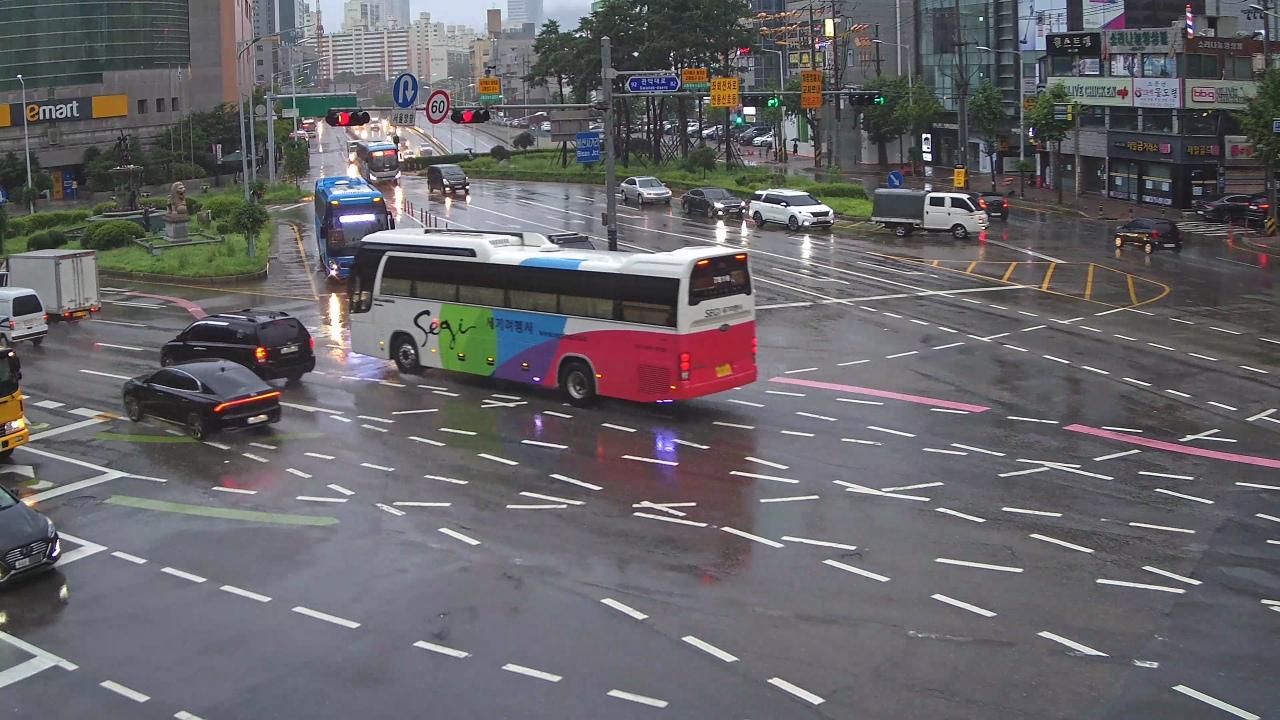
#> input picture AI/Task_1/denoiser/test_images/C-220809_06_CR01_04_N0039.jpg, 3840 x 2160 px (shown at 1/3 size); its folder holds only this picture in this run
$ python -i generate_dataset.py   (imports and definitions only)
#> lines starting #> are read from the running program, lines starting #| are printed output that depends on the picture
import os
import cv2
import random
import numpy as np
import matplotlib.pyplot as plt


# 개별 노이즈 함수
def add_gaussian_noise(img, sigma=10):
    """
    가우시안 노이즈
    - 저조도 CCTV, 센서 노이즈 상황을 단순 모사
    - sigma가 클수록 더 강한 노이즈
    """
    noise = np.random.normal(0, sigma, img.shape).astype(np.float32)
    out = img.astype(np.float32) + noise
    return np.clip(out, 0, 255).astype(np.uint8)


def add_salt_pepper_noise(img, amount=0.002):
    """
    salt & pepper 노이즈
    - 일부 픽셀을 검정/흰색으로 강하게 훼손
    - 현실성은 낮지만 심한 손상 보조용으로 사용
    """
    out = img.copy()
    num_pixels = int(amount * img.shape[0] * img.shape[1])

    coords = (
        np.random.randint(0, img.shape[0], num_pixels),
        np.random.randint(0, img.shape[1], num_pixels)
    )
    out[coords] = 255

    coords = (
        np.random.randint(0, img.shape[0], num_pixels),
        np.random.randint(0, img.shape[1], num_pixels)
    )
    out[coords] = 0

    return out


def add_jpeg_compression(img, quality=40):
    """
    JPEG 압축 열화
    - CCTV 저장/전송 과정의 손실 압축을 모사
    - quality가 낮을수록 더 심하게 깨짐
    """
    encode_param = [int(cv2.IMWRITE_JPEG_QUALITY), int(quality)]
    success, encimg = cv2.imencode(".jpg", img, encode_param)
    if not success:
        return img.copy()

    decoded = cv2.imdecode(encimg, cv2.IMREAD_GRAYSCALE)
    if decoded is None:
        return img.copy()
    return decoded


def add_motion_blur(img, kernel_size=5):
    """
    모션 블러
    - 차량 이동, 흔들림 상황 모사
    - kernel_size가 클수록 더 번짐
    """
    kernel = np.zeros((kernel_size, kernel_size), dtype=np.float32)
    kernel[kernel_size // 2, :] = 1.0
    kernel /= kernel_size
    return cv2.filter2D(img, -1, kernel)


def add_defocus_blur(img, k=3):
    """
    초점 흐림
    - 카메라 초점 불량, 먼 거리 촬영 상황 모사
    - k가 클수록 더 흐려짐
    """
    if k % 2 == 0:
        k += 1
    return cv2.GaussianBlur(img, (k, k), 0)


def adjust_brightness_contrast(img, alpha=1.0, beta=0):
    """
    밝기 / 대비 변화
    - alpha < 1 : 대비 감소
    - beta < 0  : 어두워짐
    """
    out = img.astype(np.float32) * alpha + beta
    return np.clip(out, 0, 255).astype(np.uint8)


def down_up_sample(img, scale=0.5):
    """
    다운샘플 후 업샘플
    - 원거리 촬영 / 저해상도 CCTV 느낌 생성
    - scale이 작을수록 더 심하게 열화됨
    """
    h, w = img.shape[:2]
    new_w = max(1, int(w * scale))
    new_h = max(1, int(h * scale))

    small = cv2.resize(img, (new_w, new_h), interpolation=cv2.INTER_AREA)
    restored = cv2.resize(small, (w, h), interpolation=cv2.INTER_CUBIC)
    return restored


# 복합 열화
def degrade_image(img, strong=True):
    """
    개별 노이즈 함수를 복합적으로 적용
    """
    out = img.copy()

    if strong:
        if random.random() < 0.9:
            out = add_defocus_blur(out, k=random.choice([3, 5, 7]))

        if random.random() < 0.7:
            out = add_motion_blur(out, kernel_size=random.choice([5, 7, 9]))

        if random.random() < 0.95:
            out = down_up_sample(out, scale=random.uniform(0.25, 0.6))

        if random.random() < 0.9:
            out = add_jpeg_compression(out, quality=random.randint(10, 35))

        if random.random() < 0.9:
            out = add_gaussian_noise(out, sigma=random.uniform(12, 30))

        if random.random() < 0.3:
            out = add_salt_pepper_noise(out, amount=0.003)

        if random.random() < 0.85:
            out = adjust_brightness_contrast(
                out,
                alpha=random.uniform(0.5, 0.9),
                beta=random.uniform(-50, -10)
            )
    else:
        if random.random() < 0.7:
            out = add_defocus_blur(out, k=random.choice([3, 5]))

        if random.random() < 0.5:
            out = add_motion_blur(out, kernel_size=random.choice([3, 5, 7]))

        if random.random() < 0.8:
            out = down_up_sample(out, scale=random.uniform(0.4, 0.8))

        if random.random() < 0.8:
            out = add_jpeg_compression(out, quality=random.randint(20, 60))

        if random.random() < 0.8:
            out = add_gaussian_noise(out, sigma=random.uniform(5, 20))

        if random.random() < 0.2:
            out = add_salt_pepper_noise(out, amount=0.0015)

        if random.random() < 0.7:
            out = adjust_brightness_contrast(
                out,
                alpha=random.uniform(0.7, 1.1),
                beta=random.uniform(-30, 10)
            )

    return out


# 데이터셋 생성 (train / val / test 분할)
# [70 lines left out: functions create_dataset, show_preview_samples, not called in this run]


# main
# [10 lines not run here, left out]

>>> import cv2
>>> picture = cv2.imread('../test_images/C-220809_06_CR01_04_N0039.jpg')
#> picture is the input picture: shape (2160, 3840, 3); mean B, G, R 103.8, 100.2, 101.9
>>> result = degrade_image(picture)
#> in add_jpeg_compression, `decoded = cv2.imdecode(encimg, cv2.IMREAD_GRAYSCALE)`:
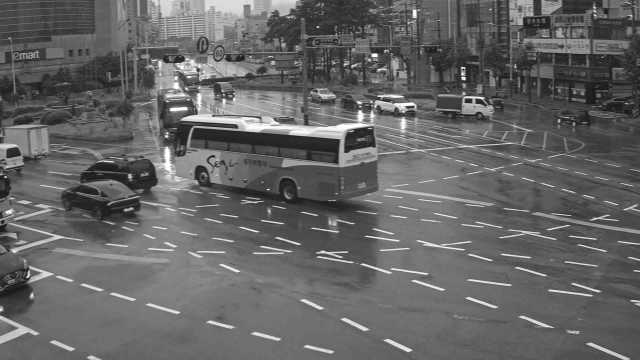
#> decoded: shape (2160, 3840) (shown at 1/6 size); min 5, max 255, mean 101.1
#> in add_gaussian_noise, `out = img.astype(np.float32) + noise`:
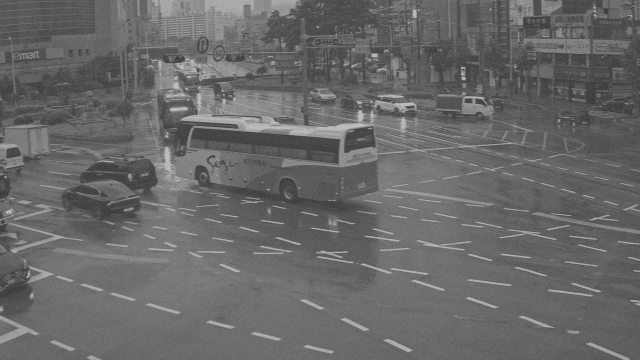
#> out: shape (2160, 3840) float32 (shown at 1/6 size); min -89.32, max 373.4, mean 101.1; drawn with min black and max white
#> in add_salt_pepper_noise, `out[coords] = 0`:
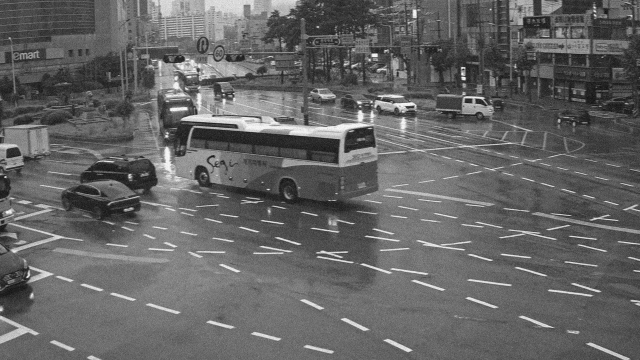
#> out: shape (2160, 3840) (shown at 1/6 size); min 0, max 255, mean 100.8
#> in adjust_brightness_contrast, `return np.clip(out, 0, 255).astype(np.uint8)`:
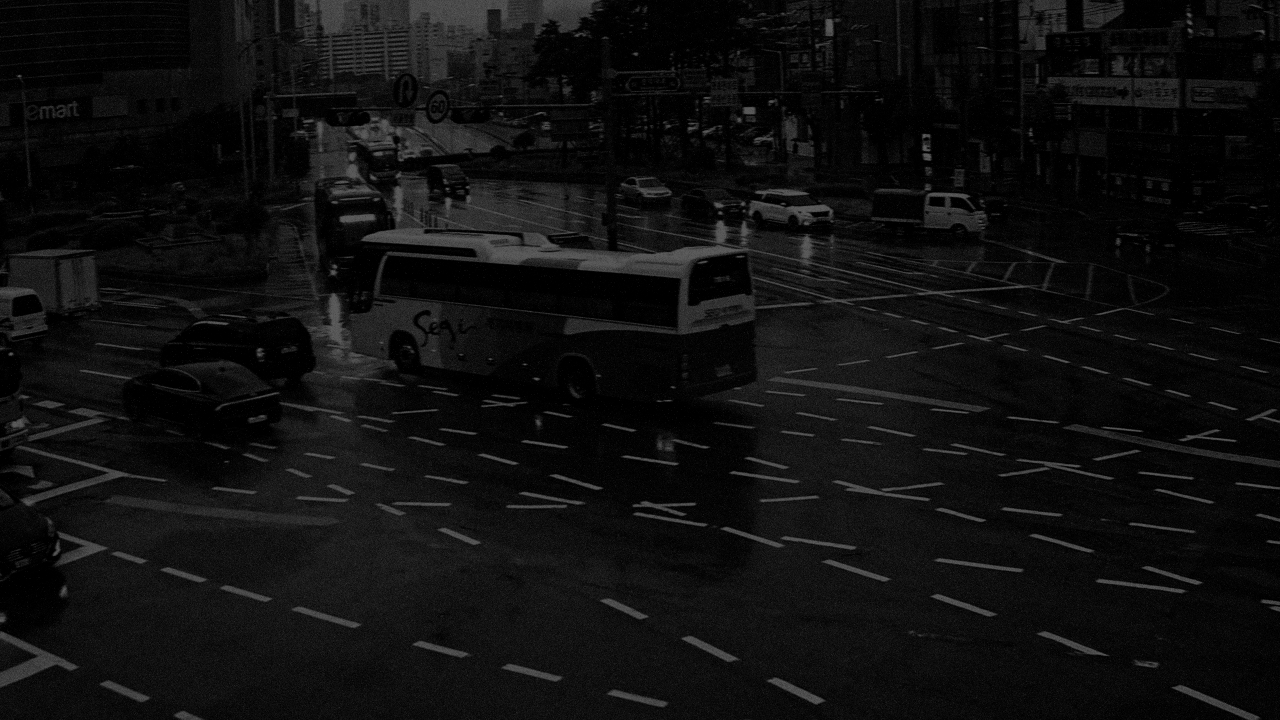
#> returned value: shape (2160, 3840) (shown at 1/3 size); min 0, max 95, mean 15.4

$ run again, on AI/Task_1/denoiser/test_images/C-220809_06_CR01_04_N0040.jpg
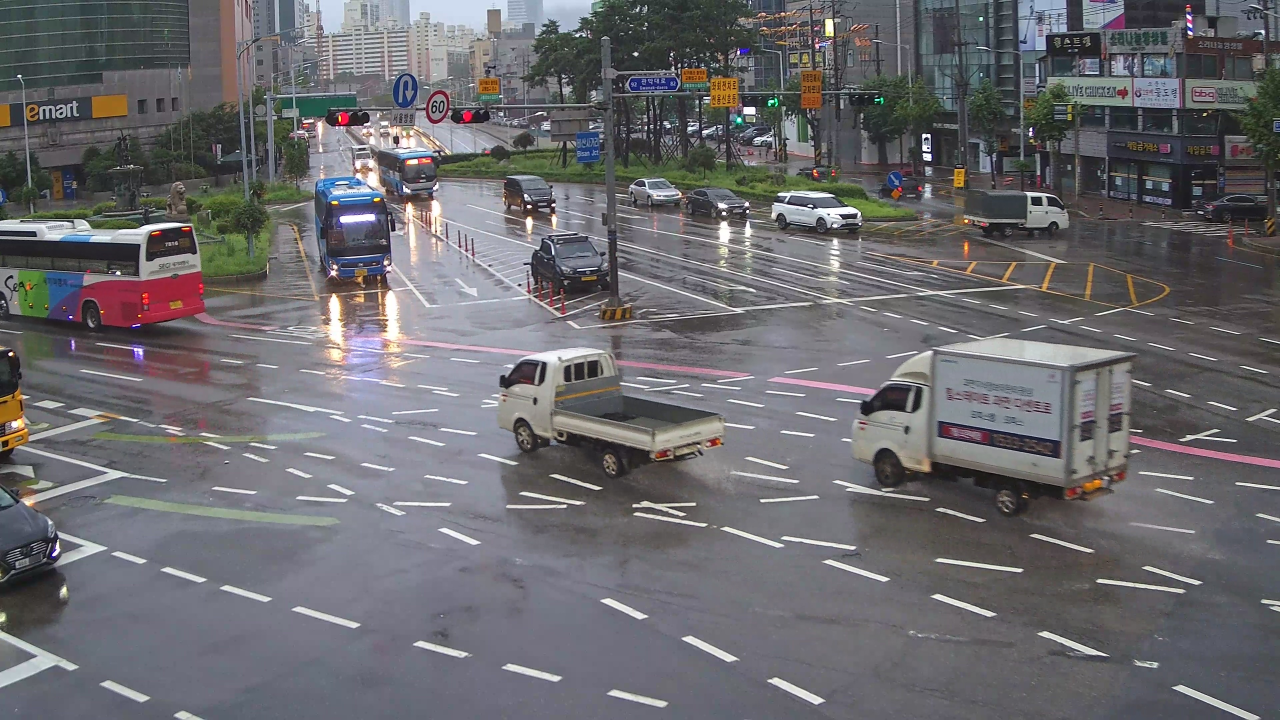
#> input picture AI/Task_1/denoiser/test_images/C-220809_06_CR01_04_N0040.jpg, 3840 x 2160 px (shown at 1/3 size)
#> picture is the input picture: shape (2160, 3840, 3); mean B, G, R 109.6, 105.8, 106.9
#> in add_gaussian_noise, `out = img.astype(np.float32) + noise`:
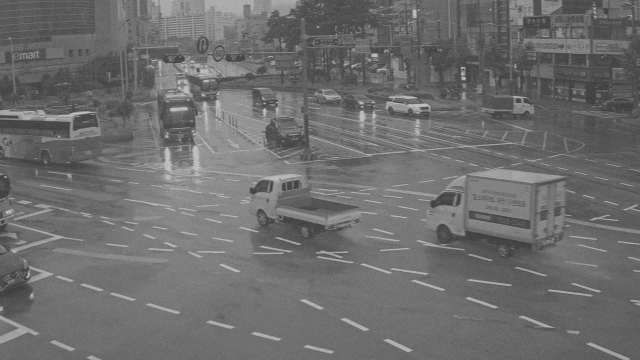
#> out: shape (2160, 3840) float32 (shown at 1/6 size); min -92.38, max 368.8, mean 106.6; drawn with min black and max white
#> in adjust_brightness_contrast, `return np.clip(out, 0, 255).astype(np.uint8)`:
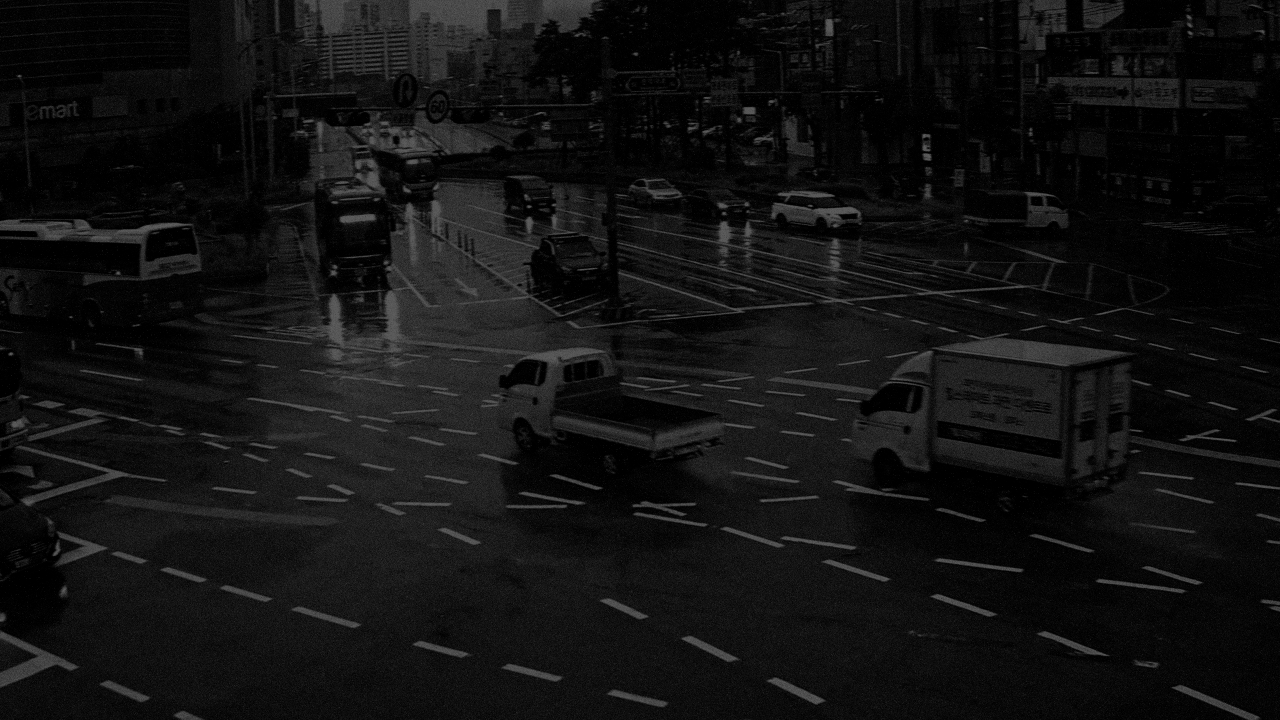
#> returned value: shape (2160, 3840) (shown at 1/3 size); min 0, max 95, mean 17.7

$ run again, on AI/Task_1/denoiser/test_images/C-220809_06_CR01_04_N0144.jpg
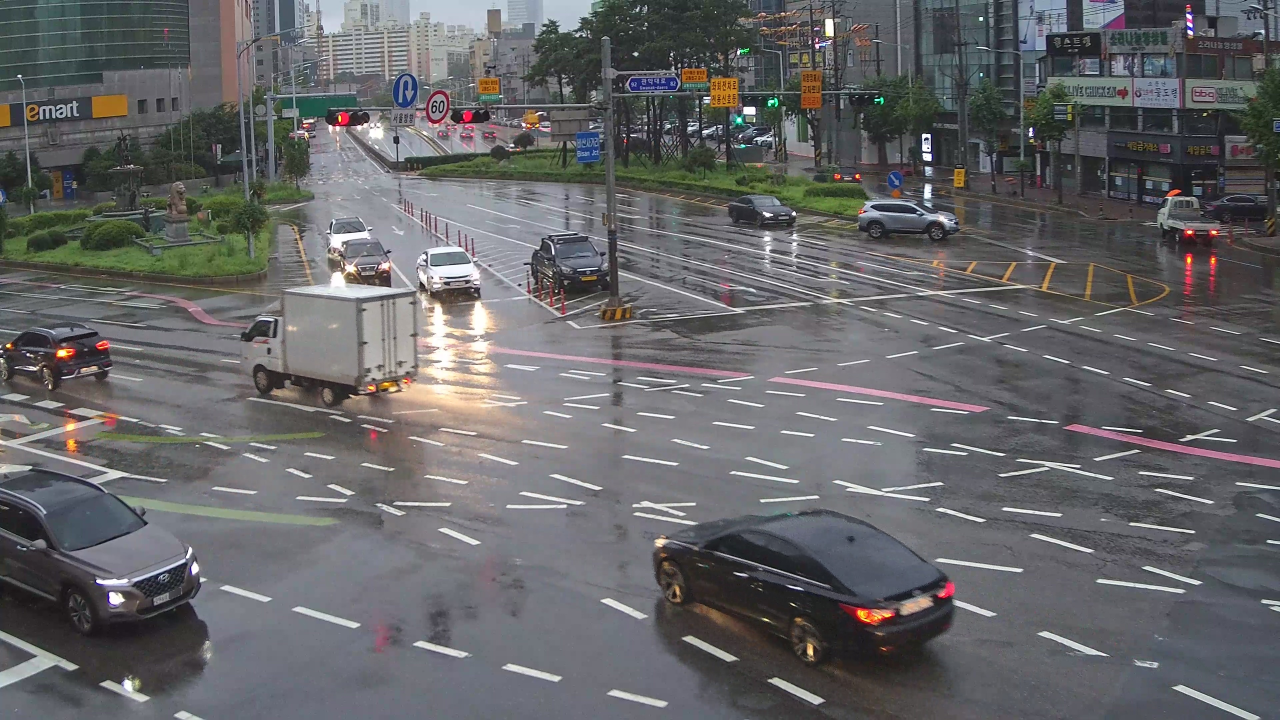
#> input picture AI/Task_1/denoiser/test_images/C-220809_06_CR01_04_N0144.jpg, 3840 x 2160 px (shown at 1/3 size)
#> picture is the input picture: shape (2160, 3840, 3); mean B, G, R 103.3, 101.3, 101.4
#> in add_gaussian_noise, `out = img.astype(np.float32) + noise`:
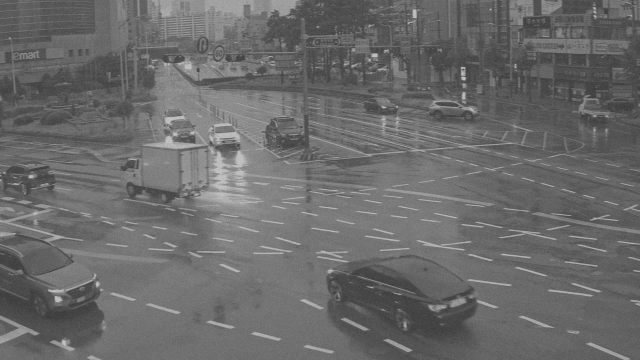
#> out: shape (2160, 3840) float32 (shown at 1/6 size); min -90.65, max 367.4, mean 101.6; drawn with min black and max white
#> in adjust_brightness_contrast, `return np.clip(out, 0, 255).astype(np.uint8)`:
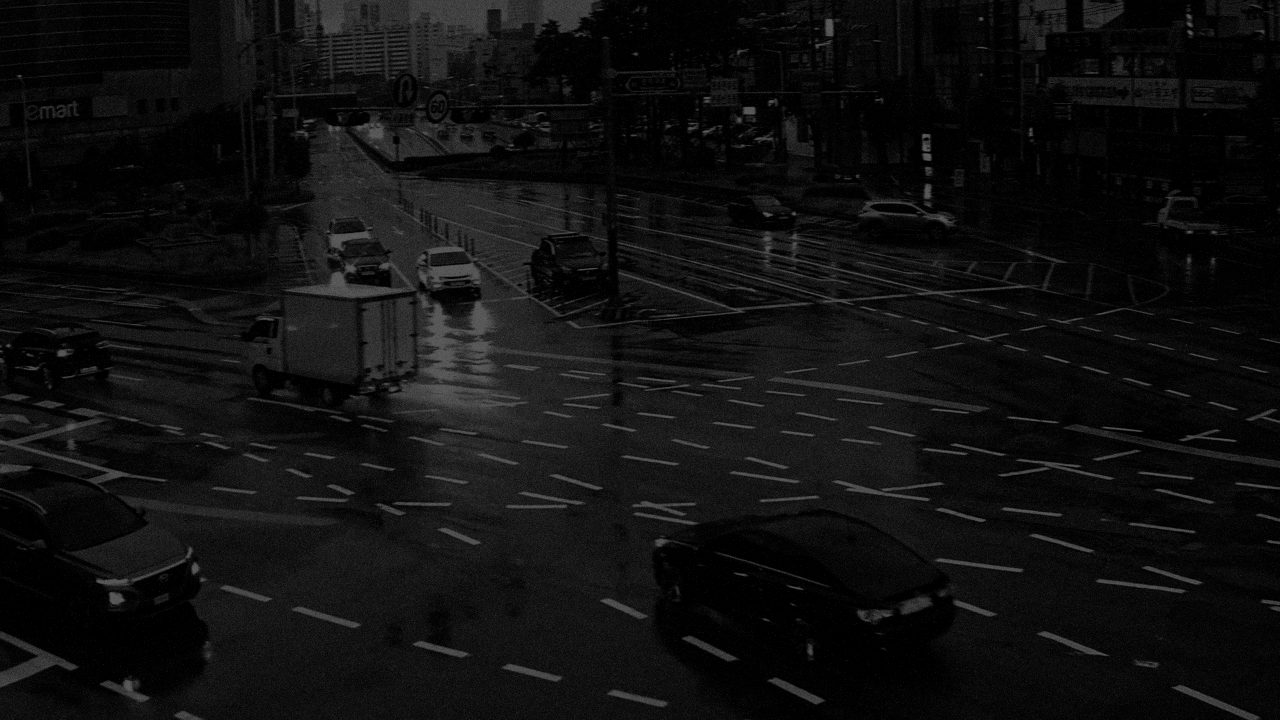
#> returned value: shape (2160, 3840) (shown at 1/3 size); min 0, max 95, mean 15.9
